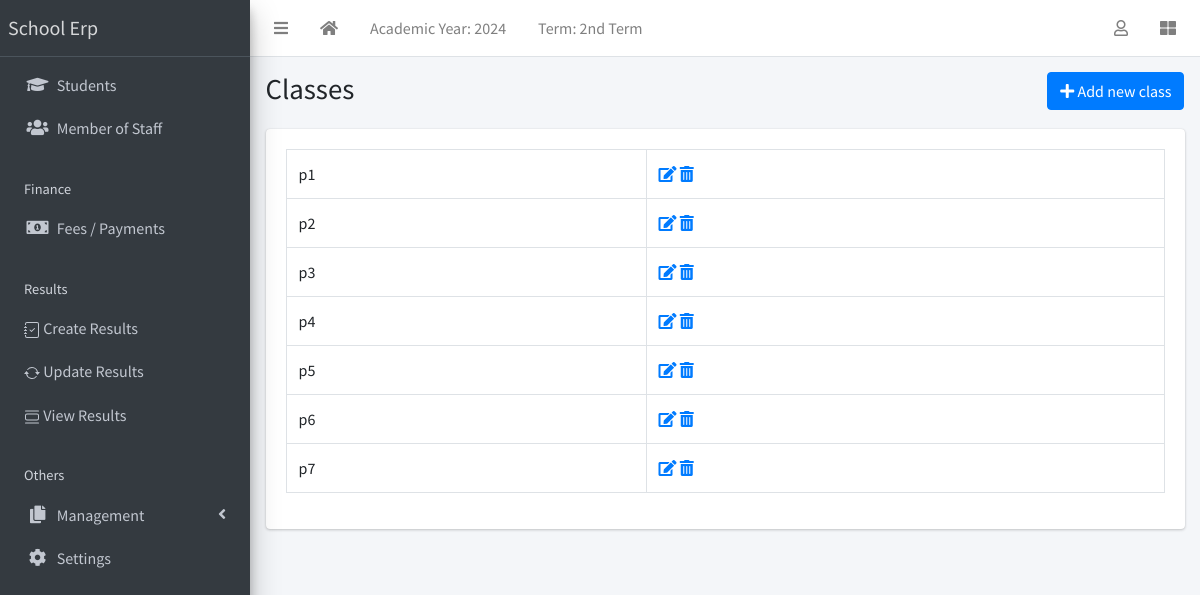
Screenshot of /class/list/ (signed in) with the database file from the repository.
### apps/corecode/models.py (models this page shows, shortened)
class AcademicSession(models.Model):
    name = models.CharField(max_length=200, unique=True)
    current = models.BooleanField(default=True)
    class Meta:
        ordering = ["-name"]

class AcademicTerm(models.Model):
    name = models.CharField(max_length=20, unique=True)
    current = models.BooleanField(default=True)
    class Meta:
        ordering = ["name"]

class StudentClass(models.Model):
    name = models.CharField(max_length=200, unique=True)
    class Meta:
        verbose_name = "Class"
        verbose_name_plural = "Classes"
        ordering = ["name"]
    def __str__(self):
        return self.name

### apps/corecode/views.py (the view)
# urls.py: path("class/list/", ClassListView.as_view(), name="classes"),
class ClassListView(LoginRequiredMixin, SuccessMessageMixin, ListView):
    model = StudentClass
    template_name = "corecode/class_list.html"
    def get_context_data(self, **kwargs):
        context = super().get_context_data(**kwargs)
        context["form"] = StudentClassForm()
        return context

### apps/corecode/context_processors.py (called while the page is built)
def site_defaults(request):
    current_session = AcademicSession.objects.get(current=True)
    current_term = AcademicTerm.objects.get(current=True)
    vals = SiteConfig.objects.all()
    contexts = {
        "current_session": current_session.name,
        "current_term": current_term.name,
    }
    for val in vals:
        contexts[val.key] = val.value
    return contexts

### apps/corecode/templates/corecode/class_list.html (shortened to what this page needs)
{% extends 'base.html' %}
{% load widget_tweaks %}
{% block title %}
Classes
{% endblock title %}
{% block breadcrumb %}
  <a class="btn btn-primary" href="#" data-toggle="modal" data-target="#modal1">
    <i class="fa fa-plus"></i>
    Add new class
  </a>
{% endblock breadcrumb %}
{% block content %}
  <div class="row">
    <div class="col-sm-12">
        <table class="table table-bordered">
          <tbody>
            {% for object in object_list %}
            <tr>
              <td>{{ object }}</td>
              <td><a href="{% url 'class-update' object.id %}"><i
                    class="fa fa-edit"></i></a> <a
                  href="{% url 'class-delete' object.id %}"><i
                    class="fa fa-trash-alt"></i></a></td>
            </tr>
            {% endfor %}
          </tbody>
        </table>
    </div>
  </div>
{% endblock content %}

### templates/base.html (shortened to what this page needs)
{% load static %}
<!DOCTYPE html>
<html lang="en">
<head>
  <link rel="stylesheet" href="{% static 'plugins/fontawesome-free/css/all.min.css' %}">
  <link rel="stylesheet" href="{% static 'plugins/toastr/toastr.min.css' %}">
  <link rel="stylesheet"
    href="{% static 'plugins/overlayScrollbars/css/OverlayScrollbars.min.css' %}">
  <link rel="stylesheet" href="{% static 'plugins/Datatables/datatables.min.css' %}" />
  <link rel="stylesheet" href="{% static 'dist/css/adminlte.min.css' %}">
</head>
<body
  class="hold-transition sidebar-mini layout-fixed layout-navbar-fixed layout-footer-fixed">
  <div class="wrapper">
    <nav class="main-header navbar navbar-expand navbar-white navbar-light">
      <ul class="navbar-nav">
        <li class="nav-item">
          <a class="nav-link" data-widget="pushmenu" href="#" role="button"><i
              class="fas fa-bars"></i></a>
        </li>
        <li class="nav-item d-none d-sm-inline-block">
          <a href="{% url 'home' %} " class="nav-link"><i class="fa fa-home"></i></a>
        </li>
        <li class="nav-item d-none d-sm-inline-block">
          <a href="{% url 'current-session' %}" class="nav-link">Academic Year: {{ current_session }}</a>
        </li>
        <li class="nav-item d-none d-sm-inline-block">
          <a href="{% url 'current-session' %}" class="nav-link">Term: {{ current_term }}</a>
        </li>
      </ul>
      <ul class="navbar-nav ml-auto">
        <li class="nav-item dropdown">
          <a class="nav-link" data-toggle="dropdown" href="#">
            <i class="far fa-user"></i>
          </a>
        </li>
        <li class="nav-item">
          <a class="nav-link" data-widget="control-sidebar" data-slide="true"
            href="#" role="button"><i class="fas fa-th-large"></i></a>
        </li>
      </ul>
    </nav>
    <aside class="main-sidebar sidebar-dark-primary elevation-4">
      <a href="{% url 'home' %}" class="brand-link">School Erp</a>
      <div class="sidebar">
        <nav class="mt-2">
          <ul class="nav nav-pills nav-sidebar flex-column"
            data-widget="treeview" role="menu" data-accordion="false">
            <li class="nav-item">
              <a href="{% url 'student-list' %}" class="nav-link">
                <i class="nav-icon fas fa-graduation-cap"></i>
                <p>
                  Students
                </p>
              </a>
            </li>
            <li class="nav-item">
              <a href="{% url 'staff-list' %}" class="nav-link">
                <i class="nav-icon fas fa-users"></i>
                <p>
                  Member of Staff
                </p>
              </a>
            </li>
            <li class="nav-header">Finance</li>
            <li class="nav-item">
              <a href="{% url 'invoice-list' %}" class="nav-link">
                <i class="nav-icon fas fa-money-bill-alt"></i>
                <p>
                  Fees / Payments
                </p>
              </a>
            </li>
            <li class="nav-header">Results</li>
            <li class="nav-item">
              <a href="{% url 'create-result' %}" class="nav-link">
                <p>
                  Create Results
                </p>
              </a>
            </li>
            <li class="nav-item">
              <a href="{% url 'edit-results' %}" class="nav-link">
                <p>
                  Update Results
                </p>
              </a>
            </li>
            <li class="nav-item">
              <a href="{% url 'view-results' %}" class="nav-link">
                <p>
                  View Results
                </p>
              </a>
            </li>
            <li class="nav-header">Others</li>
            <li class="nav-item has-treeview">
              <a href="#" class="nav-link">
                <i class="nav-icon fas fa-copy"></i>
                <p>
                  Management
                  <i class="fas fa-angle-left right"></i>
                </p>
              </a>
            </li>
            <li class="nav-item">
              <a href="{% url 'configs' %}" class="nav-link">
                <i class="nav-icon fas fa-cog"></i>
                <p>
                  Settings
                </p>
              </a>
            </li>
          </ul>
        </nav>
      </div>
    </aside>
    <div class="content-wrapper">
      <section class="content-header">
        <div class="container-fluid">
          <div class="row mb-1">
            <div class="col-sm-8">
              <h1>{% block title %}{% endblock title %}</h1>
            </div>
            <div class="col-sm-4">
              <ol class="breadcrumb float-sm-right">
                <li class="breadcrumb-item">{% block breadcrumb %}{% endblock breadcrumb %}</li>
              </ol>
            </div>
          </div>
        </div>
      </section>
      <section class="content">
        <div class="container-fluid">
          <div class="row">
            <div class="col-md-12">
              {% block fullcard %}
              <div class="card">
                <div class="card-body">
                  <div class="row">
                    <div class="col">
                      {% block content %}
                      {% endblock content %}
                    </div>
                  </div>
                </div>
              </div>
              {% endblock fullcard %}
            </div>
          </div>
        </div>
      </section>
    </div>
  </div>
</body>
</html>

### rows the page displays
AcademicSession: name "2024"
AcademicTerm: name "2nd Term"
StudentClass: name "p1"
StudentClass: name "p2"
StudentClass: name "p3"
StudentClass: name "p4"
StudentClass: name "p5"
StudentClass: name "p6"
StudentClass: name "p7"
